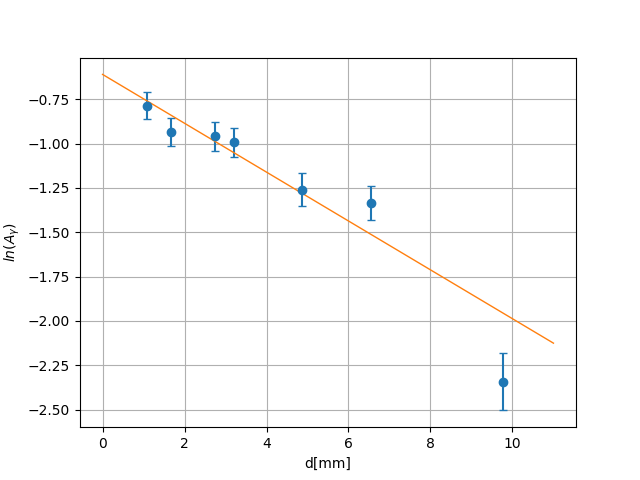

Recreate this plot in Python.
import numpy as np
import matplotlib.pyplot as plt
from scipy.optimize import curve_fit

s, N, n = np.loadtxt("4.csv", delimiter=",", unpack=True)
A = N/400 - 0.384
y=1/(20*np.sqrt(A))
a=np.log(A)
d=s/1134
x = np.linspace(0, 11, 5)

func = lambda t, K, R: K*t + R
p, c = curve_fit(func, d, a, sigma=y, absolute_sigma=True)

napake = c[0][0]**0.5 , c[1][1]**0.5
print(p, napake)

fig, ax = plt.subplots()

plt.xlabel("d[mm]")
plt.ylabel(r'$ln(A_\gamma)$')

ax.errorbar(d, a, yerr=y, capsize=3, marker="o", ls="")
ax.plot(x, func(x, *p), linewidth=1)
ax.grid(True)

plt.show()
